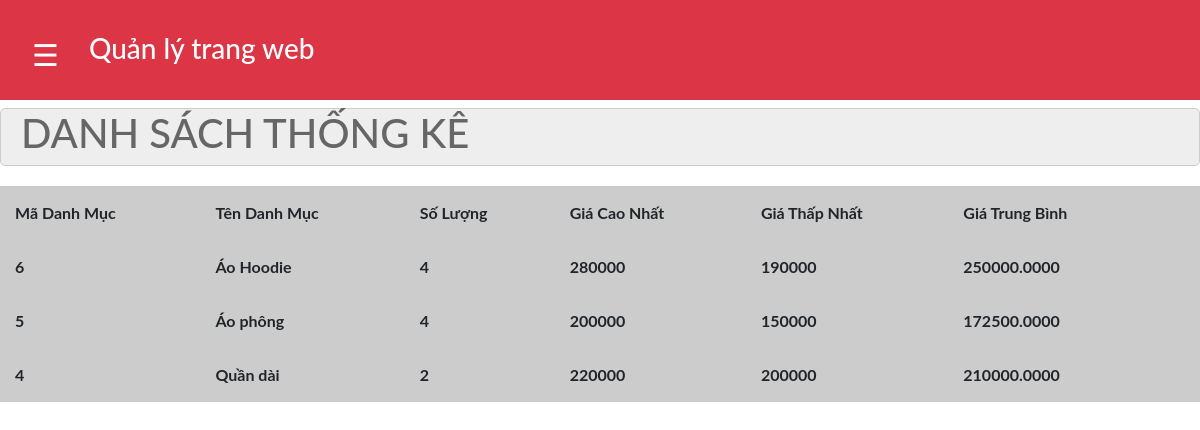
The page /admin/index.php?act=thongke on the database its author committed.
### tables this page shows
CREATE TABLE `loai` (
  `id` int(11) NOT NULL,
  `ten_loai` varchar(255) DEFAULT NULL
);

### dao/pdo.php (called while the page is built, shortened)
<?php
if(!function_exists('connectdb')) {
    function connectdb() {
        $dburl = "mysql:host=sql300.infinityfree.com;dbname=if0_34689111_du_an_11;charset=utf8;'if0_34689111';'nTFSkPfETfHKUG'";
        $username1 = 'root';
        $password1 = '';
        $conn = new PDO($dburl, $username1, $password1);
        $conn->setAttribute(PDO::ATTR_ERRMODE, PDO::ERRMODE_EXCEPTION);
        return $conn;
    }
}
if(!function_exists('db_query')){
    function db_query($sql){
        try{
            $conn = connectdb();
            $stmt = $conn->prepare($sql);
            $stmt->execute();
            $rows = $stmt->fetchAll();
            return $rows;
        }
        catch(PDOException $e){
            throw $e;
        }
        finally{
            unset($conn);
        }
    }
}
?>

### dao/donhang.php (called while the page is built, shortened)
<?php
 include "pdo.php";
 function loadall_thongke(){
  $sql ="select loai.id as maloai, loai.ten_loai as tenloai, count(product.id) as countpr, min(product.gia) as minprice, max(product.gia) as maxprice, avg(product.gia) as avgprice ";
  $sql.=" from product left join loai on loai.id = product.id_loai";
  $sql.=" group by loai.id order by loai.id desc";
  $list_thongke = db_query($sql);
  return $list_thongke;
 }
?>

### admin/thongke/list.php (the view, shortened to what this page needs)
                <div class="row1 formtitle">
                    <h1>DANH SÁCH THỐNG KÊ</h1>
                </div>
                <div class="row1 formcontent ">
                    <div class="row1 mb10 formdsloai">
                      <table>
                        <tr>
                            <th>Mã Danh Mục</th>
                            <th>Tên Danh Mục</th>
                            <th>Số Lượng</th>
                            <th>Giá Cao Nhất</th>
                            <th>Giá Thấp Nhất</th>
                            <th>Giá Trung Bình</th>
                            <th></th>
                        </tr>
                        <?php
                        foreach ($list_thongke as $thongke) {
                            extract($thongke);
                            echo ' <tr>
                            <th>'.$maloai.'</th>
                            <th>'.$tenloai.'</th>
                            <th>'.$countpr.'</th>
                            <th>'.$maxprice.'</th>
                            <th>'.$minprice.'</th>
                            <th>'.$avgprice.'</th>
                            <th></th>
                        </tr>';
                        }
                        ?>
                      </table>
                            </div>
                         </div>
</body>
</html>

### Layout/css/admin.css (style rules this page uses)
body { font-family: "Lato", sans-serif; transition: background-color .5s; }
.row1 { margin: 0 auto !important; width: 100%; }
.mb10 { margin-bottom: 10px; }
.formtitle { background-color: #eee; border: 1px #ccc solid; color: #666; border-radius: 5px; padding: 0px 20px; }
.formcontent { padding: 20px 0; }
.formdsloai table { width: 100%; border-collapse:collapse ; }
.formdsloai table th { padding: 15px; background-color: #ccc; }

### rows shown on the page
loai: id "6", ten_loai "Áo Hoodie", countpr "4", maxprice "280000", minprice "190000", avgprice "250000.0000"
loai: id "5", ten_loai "Áo phông", countpr "4", maxprice "200000", minprice "150000", avgprice "172500.0000"
loai: id "4", ten_loai "Quần dài", countpr "2", maxprice "220000", minprice "200000", avgprice "210000.0000"
